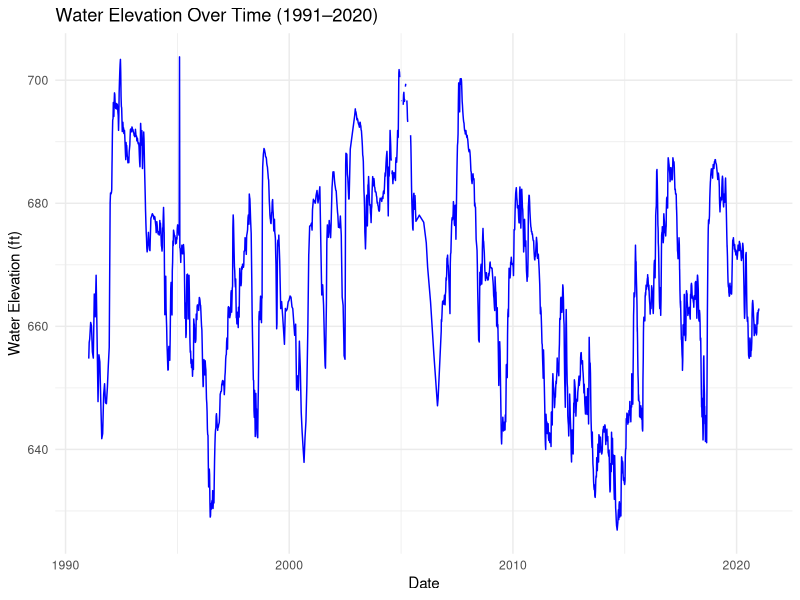

Source code (R):
## ---- chunk 1
library(readr)
library(dplyr)
library(lubridate)
library(ggplot2)

data <- read_csv("j17waterlevelsrev.csv", col_select = c(Date, WaterElevation)) %>%
  mutate(Date = as.Date(Date, format = "%m/%d/%Y")) %>%
  filter(Date >= as.Date("1991-01-01") & Date <= as.Date("2020-12-31"))

ggplot(data, aes(x = Date, y = WaterElevation)) +
  geom_line(color = "blue") +
  labs(
    title = "Water Elevation Over Time (1991–2020)",
    x = "Date",
    y = "Water Elevation (ft)"
  ) +
  theme_minimal()
